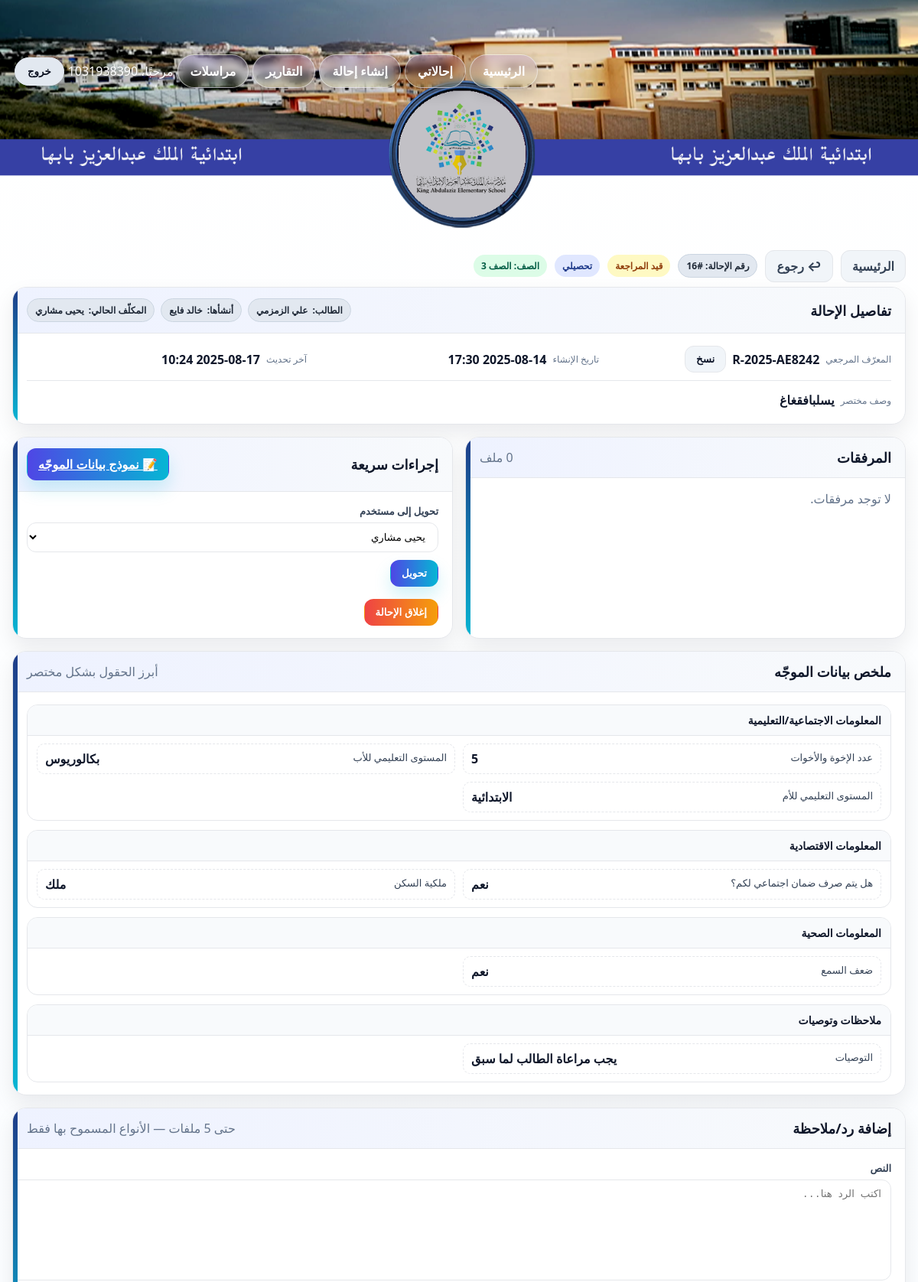
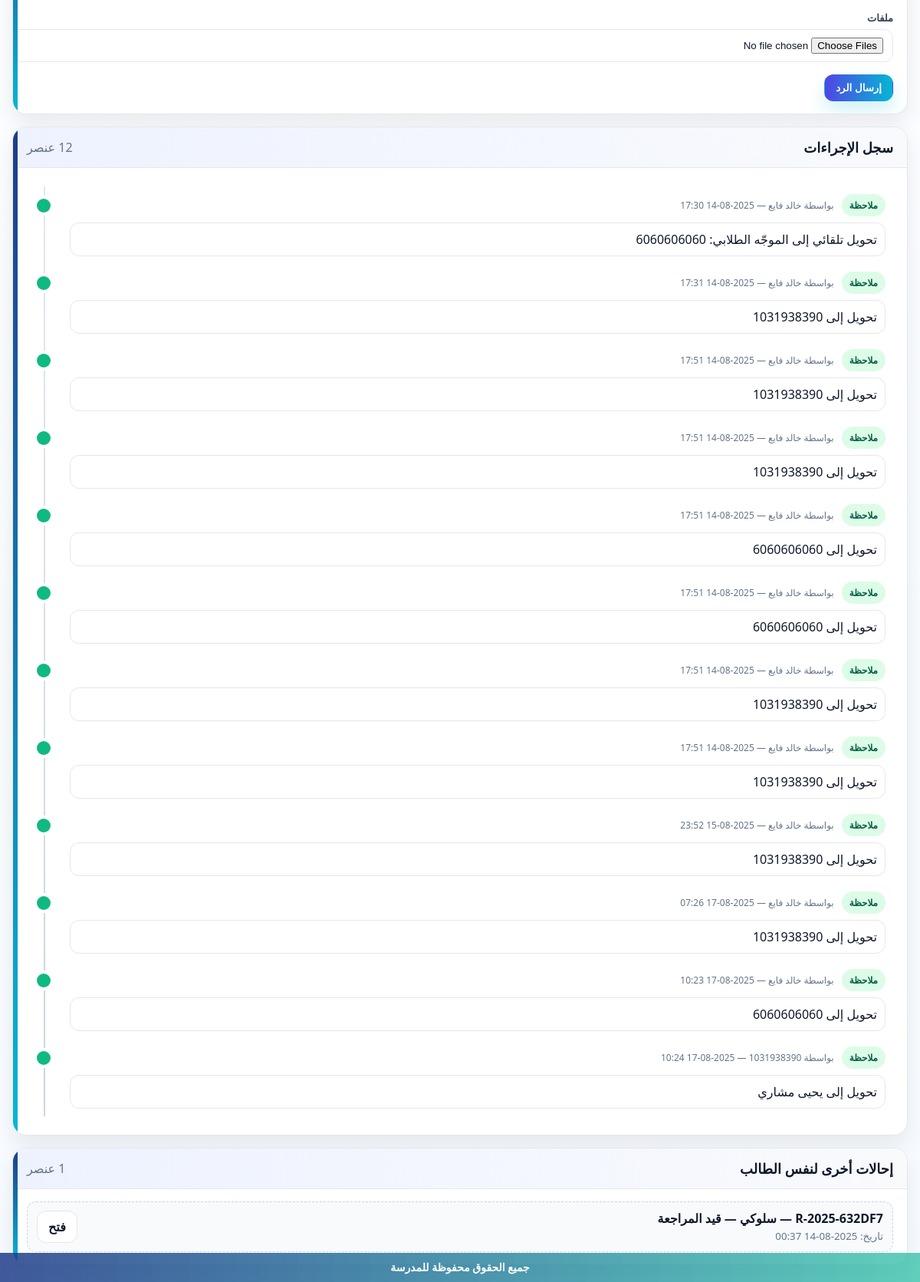
Page /referrals/16/ (signed in) on the earlier database version (2 pictures, top to bottom).
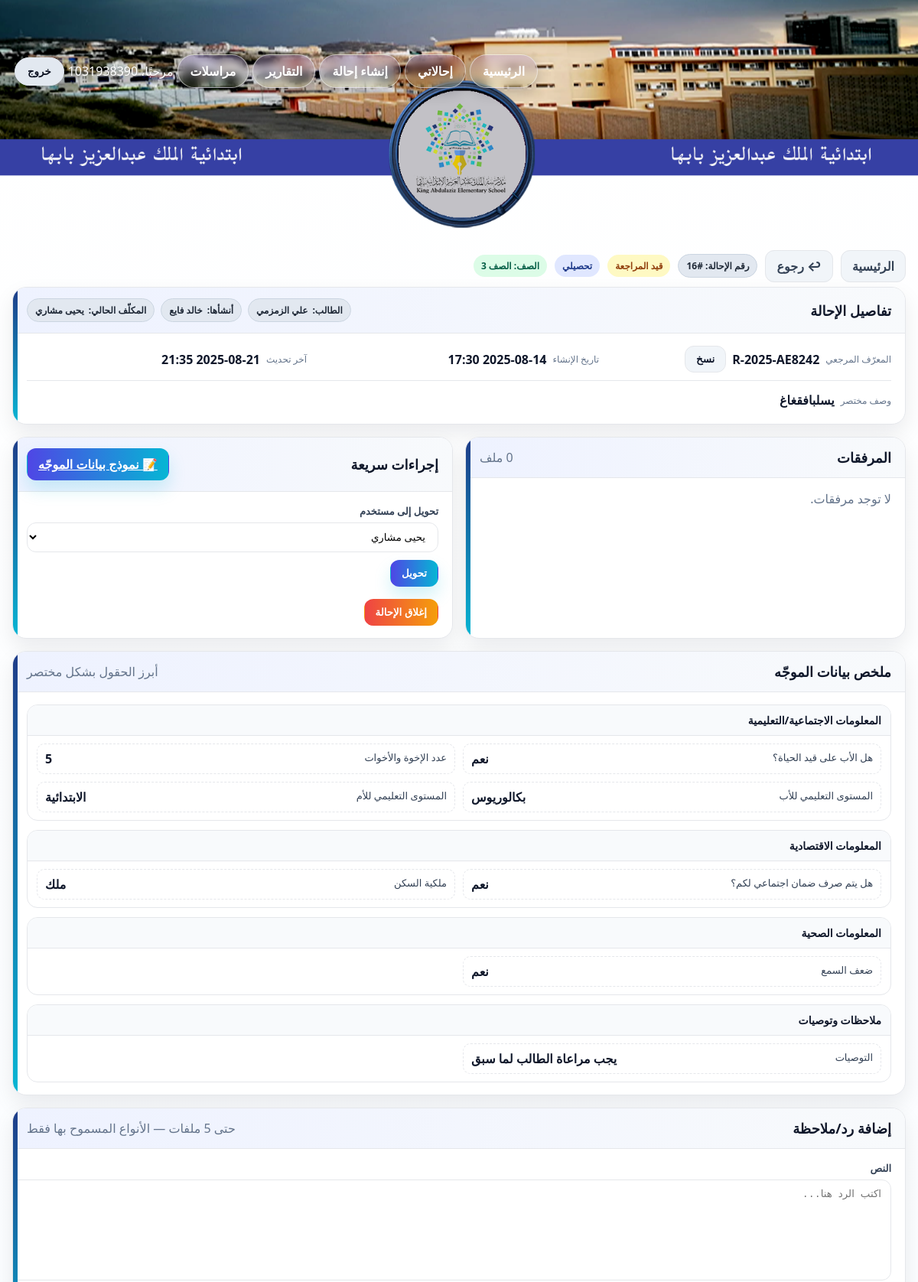
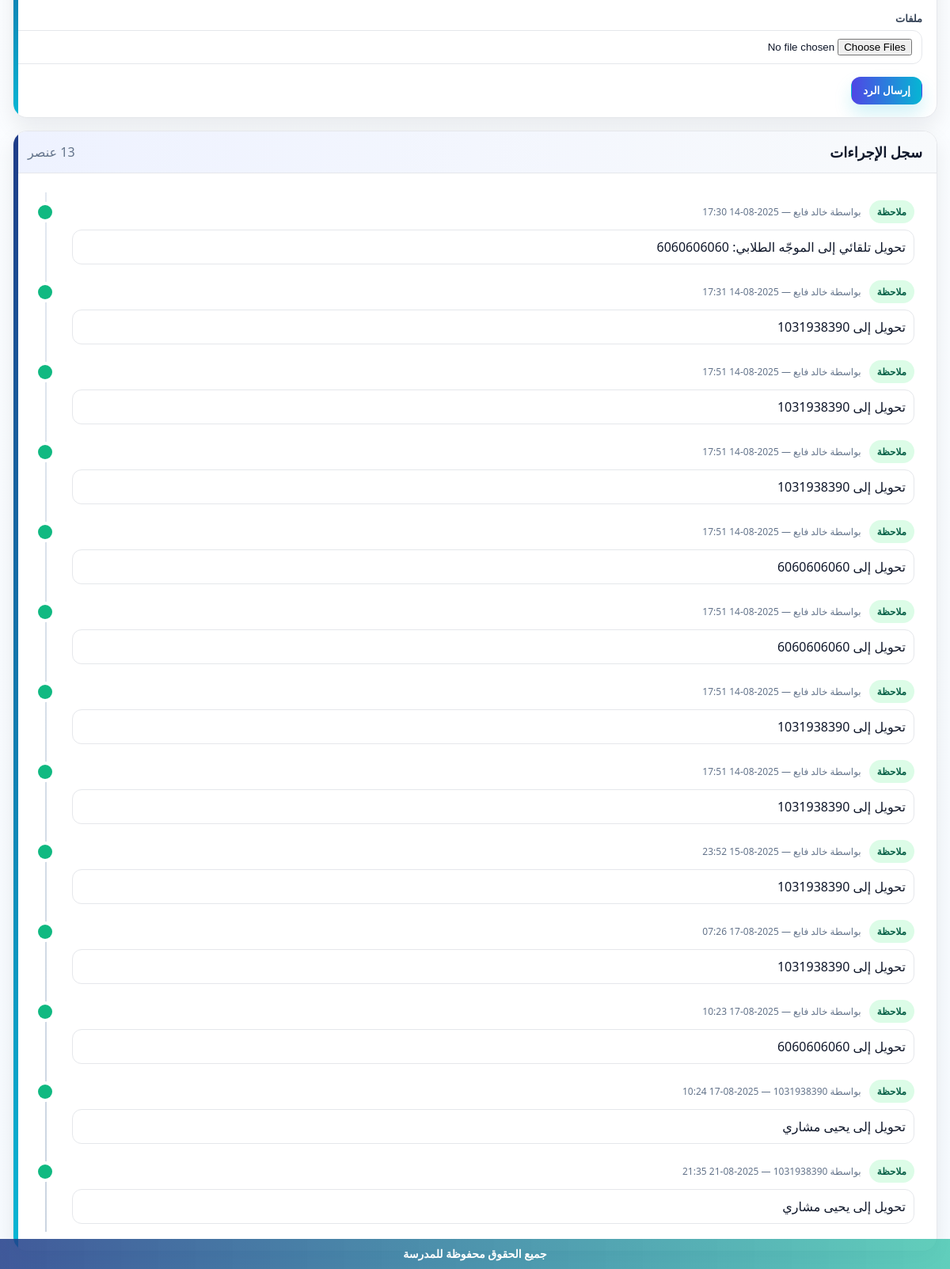
Same page on the later database version (2 pictures, top to bottom).
### referrals/models.py (models this page shows, shortened)
class Referral(models.Model):
    STATUS_CHOICES = [
        ("NEW", "جديدة"),
        ("UNDER_REVIEW", "قيد المراجعة"),
        ("SENT_TO_DEPUTY", "محالة لوكيل"),
        ("CLOSED", "مغلقة"),
    ]
    TYPE_CHOICES = [
        ("behavior", "سلوكي"),
        ("academic", "تحصيلي"),
        ("health", "صحي"),
        ("other", "أخرى"),
    ]
    GRADE_CHOICES = [(str(i), f"الصف {i}") for i in range(1, 13)]
    reference = models.CharField("المرجع", max_length=20, default=generate_reference, unique=True, editable=False)
    student_name = models.CharField("اسم الطالب", max_length=120)
    student_key = models.CharField("معرّف الطالب", max_length=180, blank=True, db_index=True)
    grade = models.CharField("الصف", max_length=2, choices=GRADE_CHOICES)
    referral_type = models.CharField("نوع الإحالة", max_length=20, choices=TYPE_CHOICES)
    details = models.TextField("التفاصيل")
    status = models.CharField("الحالة", max_length=20, choices=STATUS_CHOICES, default="NEW")
    created_by = models.ForeignKey(User, verbose_name="أنشأها", on_delete=models.CASCADE, related_name="created_referrals")
    assignee = models.ForeignKey(User, verbose_name="المكلّف", on_delete=models.SET_NULL, null=True, blank=True, related_name="assigned_referrals")
    created_at = models.DateTimeField("أُنشئت في", auto_now_add=True)
    updated_at = models.DateTimeField("آخر تحديث", auto_now=True)
    class Meta:
        verbose_name = "إحالة"
        verbose_name_plural = "إحالات"
        ordering = ["-created_at"]

class Action(models.Model):
    KIND_CHOICES = [
        ("REPLY", "رد"),
        ("NOTE", "ملاحظة"),
        ("DECISION", "قرار"),
    ]
    referral = models.ForeignKey(Referral, verbose_name="الإحالة", on_delete=models.CASCADE, related_name="actions")
    author = models.ForeignKey(User, verbose_name="الكاتب", on_delete=models.CASCADE)
    kind = models.CharField("النوع", max_length=12, choices=KIND_CHOICES, default="REPLY")
    content = models.TextField("المحتوى", blank=True)
    created_at = models.DateTimeField("أُنشئ في", auto_now_add=True)
    class Meta:
        verbose_name = "إجراء"
        verbose_name_plural = "إجراءات"
        ordering = ["created_at"]

### referrals/counselor_models.py (models this page shows, shortened)
class CounselorIntake(models.Model):
    referral = models.OneToOneField(
        Referral, on_delete=models.CASCADE,
        related_name="counselor_intake", verbose_name=_("الإحالة")
    )
    counselor_name = models.CharField(_("اسم الموجّه"), max_length=150)
    father_alive = models.BooleanField(_("هل الأب على قيد الحياة؟"), null=True, blank=True)
    mother_alive = models.BooleanField(_("هل الأم على قيد الحياة؟"), null=True, blank=True)
    class ParentsStatus(models.TextChoices):
        STABLE = "stable", _("مستقران")
        SEPARATED = "separated", _("منفصلان")
    parents_status = models.CharField(
        _("الحالة الاجتماعية للوالدين"),
        max_length=12, choices=ParentsStatus.choices, blank=True
    )
    siblings_count = models.PositiveIntegerField(_("عدد الإخوة والأخوات"), null=True, blank=True)
    birth_order = models.CharField(_("ترتيب الطالب بين إخوته وأخواته"), max_length=50, blank=True)
    EDU_CHOICES = [
        ("illiteracy", _("يقرأ ويكتب")),
        ("primary", _("الابتدائية")),
        ("middle", _("المتوسطة")),
        ("high", _("الثانوية")),
        ("bachelor", _("بكالوريوس")),
        ("master", _("ماجستير")),
        ("phd", _("دكتوراه")),
    ]
    father_education = models.CharField(_("المستوى التعليمي للأب"), max_length=20, choices=EDU_CHOICES, blank=True)
    mother_education = models.CharField(_("المستوى التعليمي للأم"), max_length=20, choices=EDU_CHOICES, blank=True)
    father_job = models.CharField(_("مهنة الأب"), max_length=120, blank=True)
    mother_job = models.CharField(_("مهنة الأم"), max_length=120, blank=True)
    INCOME_CHOICES = [
        ("lt5", _("أقل من (٥,٠٠٠) ريال")),
        ("5to10", _("من (٥,٠٠٠) إلى (١٠,٠٠٠) ريال")),
        ("10to20", _("من (١٠,٠٠٠) إلى (٢٠,٠٠٠) ريال")),
        ("gt20", _("أكثر من (٢٠,٠٠٠) ريال")),
    ]
    family_income = models.CharField(_("دخل الأسرة"), max_length=10, choices=INCOME_CHOICES, blank=True)
    receives_social_support = models.BooleanField(_("هل يتم صرف ضمان اجتماعي لكم؟"), null=True, blank=True)
    HOUSE_OWNERSHIP = [
        ("own", _("ملك")),
        ("rent", _("إيجار")),
        ("grant", _("هبة")),
        ("waqf", _("وقف")),
        ("other", _("أخرى")),
    ]
    house_ownership = models.CharField(_("ملكية السكن"), max_length=10, choices=HOUSE_OWNERSHIP, blank=True)
    HOUSE_TYPE = [
        ("apartment", _("شقة")),
        ("villa", _("فيلا")),
        ("floor", _("دور")),
        ("traditional", _("بيت شعبي")),
        ("other", _("نوع آخر")),
    ]
    house_type = models.CharField(_("نوع السكن"), max_length=20, choices=HOUSE_TYPE, blank=True)
    house_type_other = models.CharField(_("نوع سكن (أخرى)"), max_length=120, blank=True)
    gets_everything_easily = models.BooleanField(_("هل تحصل على كل ما تريد بسهولة؟"), null=True, blank=True)
    disease_heart = models.BooleanField(_("أمراض القلب"), default=False)
    disease_pressure = models.BooleanField(_("ضغط الدم"), default=False)
    disease_kidney = models.BooleanField(_("الفشل الكلوي"), default=False)
    disease_sleep = models.BooleanField(_("النوم المرضي"), default=False)
    disease_vision = models.BooleanField(_("ضعف البصر"), default=False)
    disease_other = models.CharField(_("أمراض أخرى تُذكر"), max_length=200, blank=True)
    cond_asthma = models.BooleanField(_("ربو شعبي"), default=False)
    cond_diabetes = models.BooleanField(_("سكر الدم"), default=False)
    cond_anemia = models.BooleanField(_("فقر الدم"), default=False)
    cond_tonsils = models.BooleanField(_("التهاب اللوزتين"), default=False)
    cond_seizures = models.BooleanField(_("تشنجات/صرع"), default=False)
    cond_hearing = models.BooleanField(_("ضعف السمع"), default=False)
    cond_allergy = models.BooleanField(_("حساسية موسمية"), default=False)
    cond_rheumatism = models.BooleanField(_("روماتيزم"), default=False)
    cond_disability = models.BooleanField(_("إعاقة أحد الأعضاء"), default=False)
    father_in_military = models.BooleanField(_("هل حالة عمل الأب في السلك العسكري؟"), null=True, blank=True)
    father_served_southern = models.BooleanField(_("هل أُصيب الأب في الحد الجنوبي؟"), null=True, blank=True)
    father_is_martyr_south = models.BooleanField(_("هل هو شهيد/في الحد الجنوبي؟"), null=True, blank=True)
    student_behavior = models.TextField(_("وصف السلوك/المشكلة"), blank=True)
    previous_interventions = models.TextField(_("إجراءات سابقة (إن وُجدت)"), blank=True)
    recommendations = models.TextField(_("التوصيات"), blank=True)
    follow_up_date = models.DateField(_("تاريخ المتابعة"), null=True, blank=True)
    created_by = models.ForeignKey(
        settings.AUTH_USER_MODEL, on_delete=models.PROTECT,
        related_name="created_counselor_intakes", verbose_name=_("أنشئ بواسطة")
    )
    updated_by = models.ForeignKey(
        settings.AUTH_USER_MODEL, on_delete=models.PROTECT,
        related_name="updated_counselor_intakes", verbose_name=_("آخر تعديل بواسطة")
    )
    created_at = models.DateTimeField(_("أُنشئ في"), auto_now_add=True)
    updated_at = models.DateTimeField(_("عُدّل في"), auto_now=True)
    class Meta:
        verbose_name = _("نموذج بيانات الموجّه")
        verbose_name_plural = _("نماذج بيانات الموجّه")
        ordering = ("-created_at",)

### referrals/views.py (the view)
# urls.py: path("<int:pk>/", views.detail_referral, name="detail"),
@login_required
def detail_referral(request, pk: int):
    ref = get_object_or_404(Referral, pk=pk)
    if not _can_view(request.user, ref):
        return HttpResponseForbidden("لا تملك صلاحية عرض هذه الإحالة.")
    _ensure_student_key(ref)
    assignable = User.objects.filter(is_active=True).exclude(id=request.user.id).order_by("username")
    actions = (Action.objects.filter(referral=ref).select_related("author").prefetch_related("files").order_by("created_at"))
    is_counselor = _is_counselor(request.user)
    base_same_qs = Referral.objects.exclude(pk=ref.pk).order_by("-created_at")
    if _is_manager(request.user):
        same_student_qs = base_same_qs
    else:
        same_student_qs = base_same_qs.filter(Q(created_by=request.user) | Q(assignee=request.user))
    same_student = []
    for r in same_student_qs:
        _ensure_student_key(r)
        if getattr(ref, "student_key", "") and getattr(r, "student_key", "") and r.student_key == ref.student_key:
            same_student.append(r)
        if len(same_student) >= 10: break
    files = getattr(ref, "attachments", Attachment.objects.none()).all()
    counselor_summary = []
    can_view_counselor_summary = False
    if HAS_COUNSELOR:
        try:
            intake = getattr(ref, "counselor_intake", None)
        except Exception:
            intake = None
        can_view_counselor_summary = _can_view(request.user, ref)
        if intake and can_view_counselor_summary:
            counselor_summary = _counselor_summary_struct(intake)
    return render(request, "referrals/detail.html", {
        "r": ref, "assignable": assignable, "actions": actions,
        "is_counselor": is_counselor, "same_student": same_student,
        "files": files, "HAS_COUNSELOR": HAS_COUNSELOR,
        "counselor_summary": counselor_summary,
        "can_view_counselor_summary": can_view_counselor_summary,
    })

### referrals/context_processors.py (called while the page is built)
def active_news_ticker(request):
    try:
        obj = NewsTicker.objects.filter(is_active=True).order_by("-created_at").first()
        if obj and obj.is_visible:
            return {"news_ticker": obj}
    except Exception:
        pass
    return {"news_ticker": None}

### referrals/models.py (called while the page is built)
    @property
    def is_visible(self):
        now = timezone.now()
        if not self.is_active:
            return False
        if self.starts_at and now < self.starts_at:
            return False
        if self.ends_at and now > self.ends_at:
            return False
        return True

### referrals/views.py (called while the page is built)
def _is_manager(user):
    try:
        return bool(user.is_staff or (getattr(user, "profile", None) and user.profile.role == "مدير المدرسة"))
    except Profile.DoesNotExist:
        return bool(user.is_staff)

def _can_view(user, ref: Referral):
    return _is_manager(user) or user == ref.created_by or (ref.assignee and user == ref.assignee)

def _is_counselor(user):
    try:
        return user.profile.role == "موجه طلابي"
    except Profile.DoesNotExist:
        return False

def _display(v):
    if v is True: return "نعم"
    if v is False or v == "False": return "لا"
    return v

### templates/referrals/detail.html (shortened to what the changed rows need)
{% load static %}
<!doctype html>
<html lang="ar" dir="rtl">
<head>
</head>
<body>
  <div class="wrap">
    <div class="topbar">
      <div class="crumbs">
        <a class="btn btn-light" href="{% url 'home' %}">الرئيسية</a>
        <a class="btn btn-light" href="{% url 'referrals:index' %}" style="margin-inline-start:6px">↩ رجوع</a>
      </div>
      <span class="badge">رقم الإحالة: #{{ r.pk }}</span>
      <span class="chip st-{{ r.status }}">{{ r.get_status_display }}</span>
      <span class="chip chip-blue">{{ r.get_referral_type_display }}</span>
      <span class="chip chip-green">الصف: {{ r.get_grade_display }}</span>
    </div>
    <section class="card fade" style="margin-top:12px">
      <div class="card-head">
        <div class="status">
          <span class="badge">الطالب: <b>{{ r.student_name }}</b></span>
          <span class="badge">أنشأها: <b>{{ r.created_by.username }}</b></span>
          <span class="badge">المكلّف الحالي: <b>{{ r.assignee.username|default:"—" }}</b></span>
        </div>
      </div>
      <div class="card-body">
        <div class="grid grid-3">
          <div class="kv">
            <span class="k">المعرّف المرجعي</span>
            <span class="v" id="refVal">{{ r.reference }}</span>
            <button class="btn btn-light" type="button" onclick="copyRef()">نسخ</button>
          </div>
          <div class="kv">
            <span class="k">تاريخ الإنشاء</span>
            <span class="v">{{ r.created_at|date:"Y-m-d H:i" }}</span>
          </div>
          <div class="kv">
            <span class="k">آخر تحديث</span>
            <span class="v">{{ r.updated_at|date:"Y-m-d H:i" }}</span>
          </div>
        </div>
        <div style="display:grid; gap:10px">
          <div class="kv">
            <span class="k">وصف مختصر</span>
            <span class="v" style="line-height:1.9">{{ r.details|linebreaksbr }}</span>
          </div>
        </div>
      </div>
    </section>
    <div class="grid grid-2" style="margin-top:16px">
      <section class="card fade">
        <div class="card-body">
          <div class="grid">
            <form method="post" action="{% url 'referrals:assign' r.pk %}" class="grid" style="gap:10px">
              <div class="field">
                <label>تحويل إلى مستخدم</label>
                <select name="assignee">
                  {% for u in assignable %}
                    <option value="{{ u.id }}" {% if r.assignee_id == u.id %}selected{% endif %}>{{ u.username }}</option>
                  {% endfor %}
                </select>
              </div>
            </form>
          </div>
        </div>
      </section>
    </div>
    {% if HAS_COUNSELOR and can_view_counselor_summary and counselor_summary %}
      <section class="card fade" style="margin-top:16px">
        <div class="card-body summary">
          {% for sec in counselor_summary %}
            <div class="group">
              <h4>{{ sec.title }}</h4>
              <div class="list">
                {% for pair in sec.items %}
                  <div class="item">
                    <span class="label">{{ pair.0 }}</span>
                    <span class="value">{{ pair.1 }}</span>
                  </div>
                {% endfor %}
              </div>
            </div>
          {% endfor %}
        </div>
      </section>
    {% endif %}
    <section class="card fade" style="margin-top:16px">
      <div class="card-body">
        {% if actions %}
          <div class="timeline">
            {% for a in actions %}
              <div class="tl k-{{ a.kind }}">
                <span class="dot"></span>
                <div class="tl-head">
                  <span class="pill {% if a.kind == 'REPLY' %}chip-blue{% elif a.kind == 'NOTE' %}chip-green{% elif a.kind == 'DECISION' %}chip-amber{% else %}chip-gray{% endif %}">
                    {{ a.get_kind_display }}
                  </span>
                  <span class="meta">بواسطة {{ a.author.username }} — {{ a.created_at|date:"Y-m-d H:i" }}</span>
                </div>
                {% if a.content %}
                  <div class="tl-body">{{ a.content|linebreaksbr }}</div>
                {% endif %}
              </div>
            {% endfor %}
          </div>
        {% else %}
          <div class="muted">لا يوجد سجل بعد.</div>
        {% endif %}
      </div>
    </section>
    {% if same_student %}
      <section class="card fade" style="margin-top:16px">
        <div class="card-head">
          <h3 class="title">إحالات أخرى لنفس الطالب</h3>
          <span class="muted">{{ same_student|length }} عنصر</span>
        </div>
        <div class="card-body">
          <div class="grid">
            {% for x in same_student %}
              <div class="file">
                <div>
                  <div style="font-weight:900">{{ x.reference }} — {{ x.get_referral_type_display }} — {{ x.get_status_display }}</div>
                  <small>تاريخ: {{ x.created_at|date:"Y-m-d H:i" }}</small>
                </div>
                <a class="btn" href="{% url 'referrals:detail' x.pk %}">فتح</a>
              </div>
            {% endfor %}
          </div>
        </div>
      </section>
    {% endif %}
  </div>
</body>
</html>

Differences in the rows shown:
removed Referral: referral_type "سلوكي", status "قيد المراجعة", created_at "2025-08-14 00:37"
changed Referral "يسلبافقغاغ": updated_at "2025-08-17 10:24" → "2025-08-21 21:35"
added Action: kind "ملاحظة", created_at "2025-08-21 21:35", content "تحويل إلى يحيى مشاري"
Other differences:
new list line: "هل الأب على قيد الحياة؟ نعم"
text no longer shown: "إحالات أخرى لنفس الطالب عنصر"
